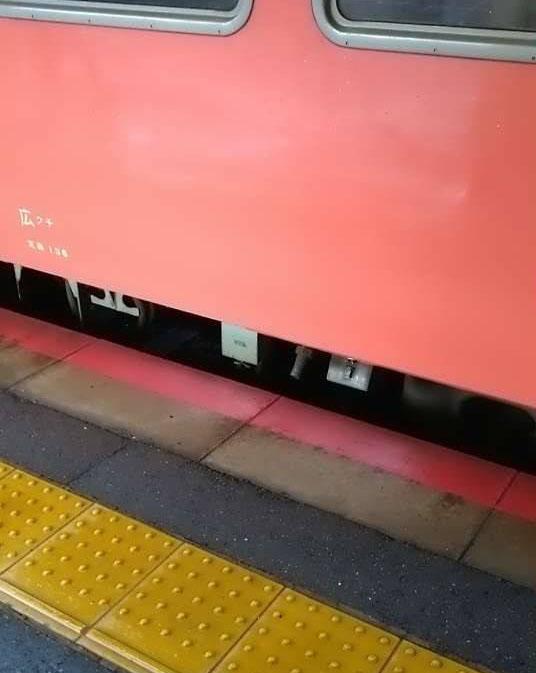
%> input picture train.jpg, 536 x 673 px
$ octave geometric_approach_RGB.m   (GNU Octave 9; MATLAB toolbox functions it lacks are replaced by stand-ins)
%> lines starting %> are read from the running program, lines starting %| are printed output that depends on the picture
% geometric approach in RGB color space
clear all;
close all;

%Read image file
%rgb=imread('flowers.jpg');
rgb=imread('train.jpg');
%> rgb is the input picture: size 673x536x3 uint8; mean R, G, B 166.3, 108.3, 91.1

PL=[5.4721, -1.1246, 0.0299];
PM=[-4.6419, 2.2925, -0.1932];
Xb=[-0.4229, 0.3271, 1.0514];
Xy=[1.6756, 0.7951, -0.1337];
e=[1,1,1];

figure; imshow(uint8(rgb),'Border','tight');
rgb = double(rgb);
%> rgb: size 673x536x3 double

[s1,s2,s3]=size(rgb);
%> s1 = 673; s2 = 536; s3 = 3
rgb = rgb./255;
m = size(rgb,1);
%> m = 673
n = size(rgb,2);
%> n = 536
rgb = reshape(rgb(:),m*n,3);
rgb = inv_gamma_srgb(rgb);
PaalbeS = P_srgb2aalbe_S(rgb);
PaalbeL = P_srgb2aalbe_L(rgb);
Paalbe=PaalbeL;
Paalbe(Paalbe(:,2)<0,:)=PaalbeS(Paalbe(:,2)<0,:);

PY=PaalbeL(:,2).*Xy+PaalbeL(:,3).*e;
PY(PaalbeL(:,2)<0,:)=Paalbe(PaalbeL(:,2)<0,2).*Xb+Paalbe(PaalbeL(:,2)<0,3).*e;

s=3;
rgb_Pe=s*Paalbe(:,1)*(PL+e)+PY;
rgb_Pe_Ptype=s*Paalbe(:,1)*(+e)+PY;
rgb_Pe=gamma_srgb(rgb_Pe);
rgb_Pe=reshape(rgb_Pe,m,n,3);
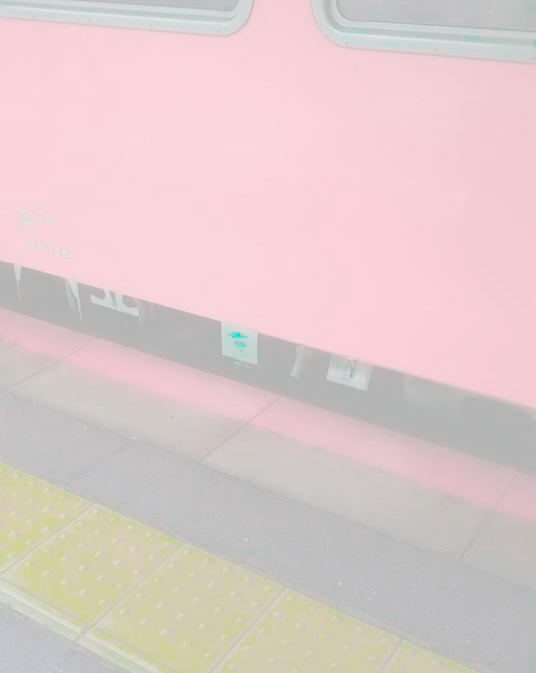
%> rgb_Pe: size 673x536x3 double; mean R, G, B 0.846, 0.453, 0.441; drawn with min black and max white
rgb_Pe_Ptype=gamma_srgb(rgb_Pe_Ptype);
rgb_Pe_Ptype=reshape(rgb_Pe_Ptype,m,n,3);
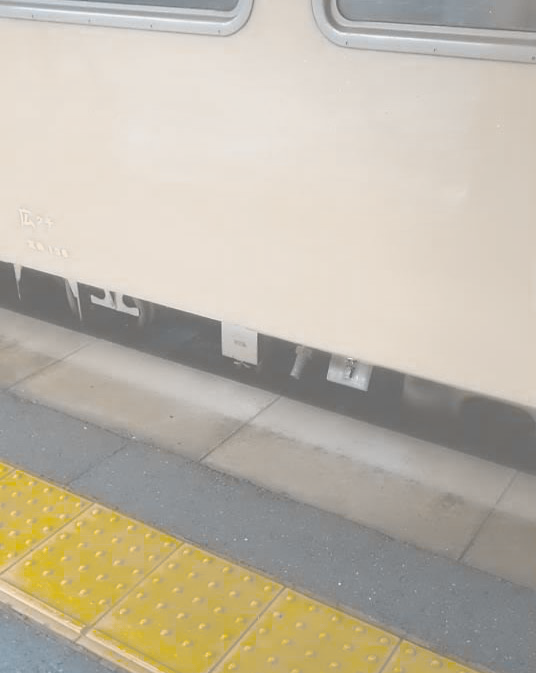
%> rgb_Pe_Ptype: size 673x536x3 double; mean R, G, B 0.603, 0.549, 0.439; drawn with min black and max white

DaalbeS = D_srgb2aalbe_S(rgb);
DaalbeL = D_srgb2aalbe_L(rgb);
Daalbe=DaalbeL;
Daalbe(Daalbe(:,2)<0,:)=DaalbeS(Daalbe(:,2)<0,:);

DY=DaalbeL(:,2).*Xy+DaalbeL(:,3).*e;
DY(DaalbeL(:,2)<0,:)=Daalbe(DaalbeL(:,2)<0,2).*Xb+Daalbe(DaalbeL(:,2)<0,3).*e;

rgb_De=s*Daalbe(:,1)*(PM-e)+DY;
rgb_De_Dtype=s*Daalbe(:,1)*(-e)+DY;
rgb_De=gamma_srgb(rgb_De);
rgb_De=reshape(rgb_De,m,n,3);
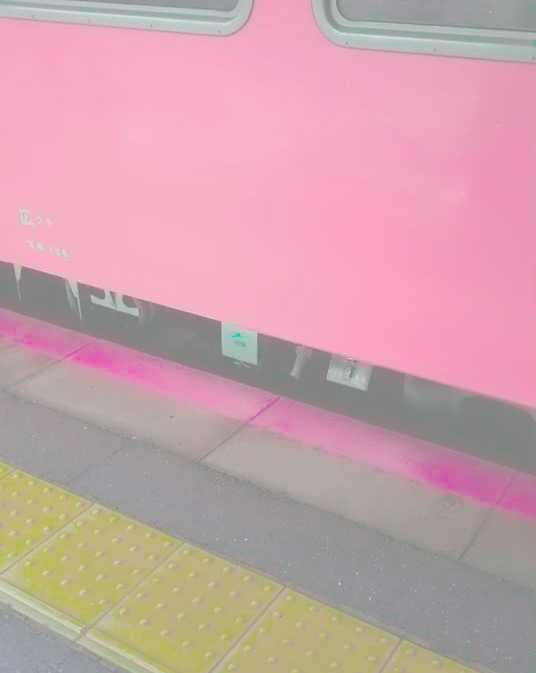
%> rgb_De: size 673x536x3 double; mean R, G, B 0.803, 0.356, 0.436; drawn with min black and max white
rgb_De_Dtype=gamma_srgb(rgb_De_Dtype);
rgb_De_Dtype=reshape(rgb_De_Dtype,m,n,3);

PY=gamma_srgb(PY);
rgb_Ptype=reshape(PY,m,n,3);
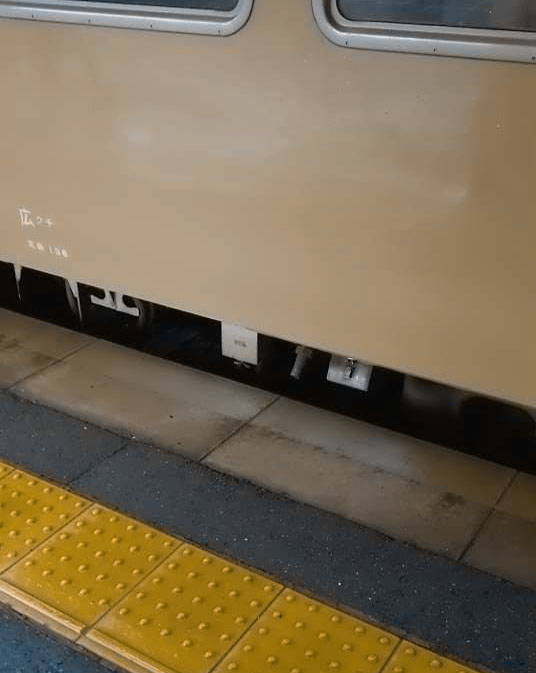
%> rgb_Ptype: size 673x536x3 double; mean R, G, B 0.53, 0.466, 0.356; drawn with min black and max white
DY=gamma_srgb(DY);
rgb_Dtype=reshape(DY,m,n,3);
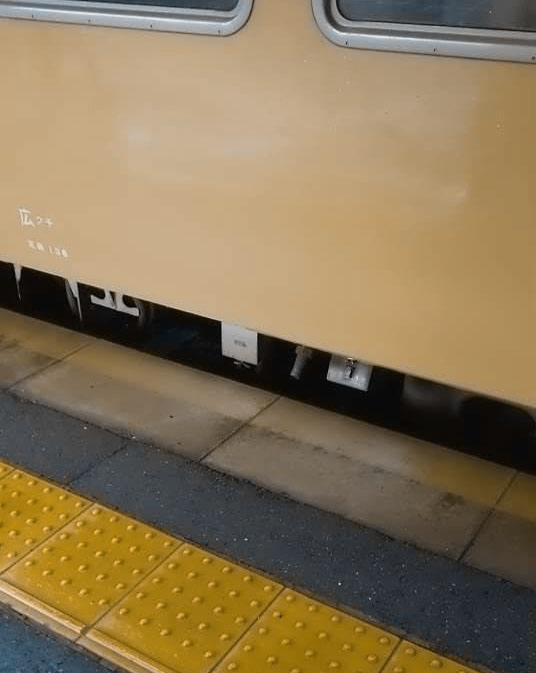
%> rgb_Dtype: size 673x536x3 double; mean R, G, B 0.572, 0.49, 0.351; drawn with min black and max white

figure; imshow(rgb_Ptype,'Border','tight');
figure; imshow(rgb_Dtype,'Border','tight');
figure; imshow(rgb_Pe,'Border','tight');
figure; imshow(rgb_De,'Border','tight');
%> after `imshow(rgb_De,'Border','tight')`:
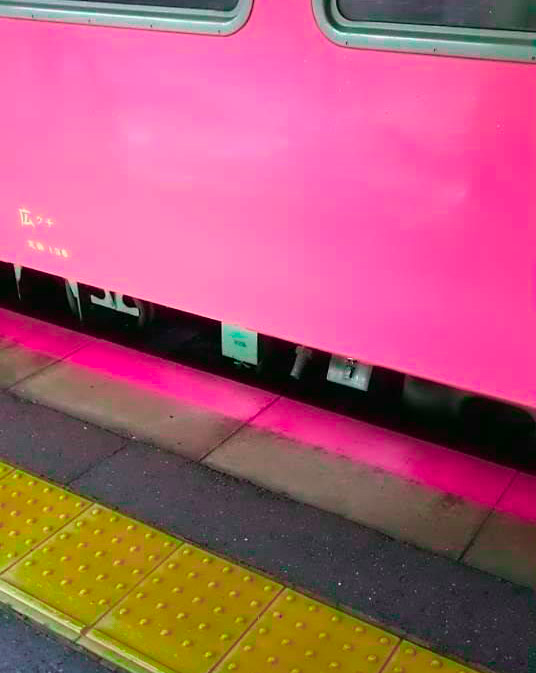
%> displayed picture: size 673x536x3, on the screen's scale of 0 to 255; mean R, G, B 174.9, 91.8, 113.7
figure; imshow(rgb_Pe_Ptype,'Border','tight');
%> after `imshow(rgb_Pe_Ptype,'Border','tight')`:
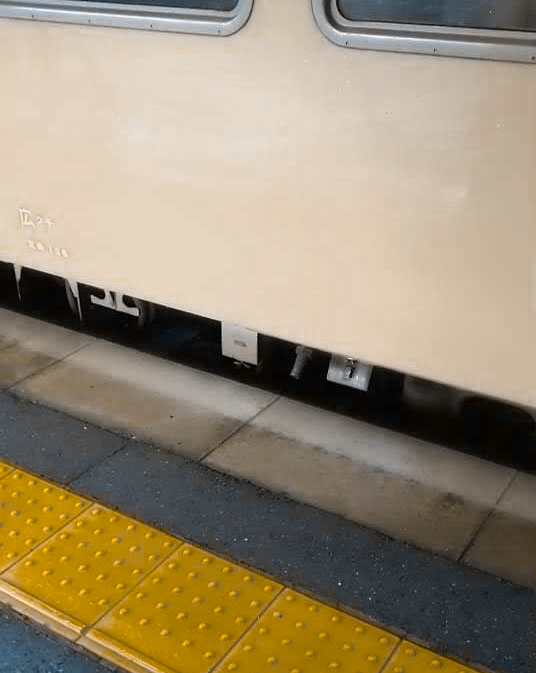
%> displayed picture: size 673x536x3, on the screen's scale of 0 to 255; mean R, G, B 153.8, 139.9, 114.9
figure; imshow(rgb_De_Dtype,'Border','tight');

function rgb_l = inv_gamma_srgb(rgb_n)
rgb=rgb_n;
rgb(rgb_n(:,1)<=0.04045,1)=rgb_n(rgb_n(:,1)<=0.04045,1)/12.92;
rgb(rgb_n(:,2)<=0.04045,2)=rgb_n(rgb_n(:,2)<=0.04045,2)/12.92;
rgb(rgb_n(:,3)<=0.04045,3)=rgb_n(rgb_n(:,3)<=0.04045,3)/12.92;
rgb(rgb_n(:,1)>0.04045,1)=((rgb_n(rgb_n(:,1)>0.04045,1)+0.055)/1.055).^2.4;
rgb(rgb_n(:,2)>0.04045,2)=((rgb_n(rgb_n(:,2)>0.04045,2)+0.055)/1.055).^2.4;
rgb(rgb_n(:,3)>0.04045,3)=((rgb_n(rgb_n(:,3)>0.04045,3)+0.055)/1.055).^2.4;
rgb_l=rgb;
end

function rgb_n = gamma_srgb(rgb_l)
rgb=rgb_l;
rgb(rgb_l(:,1)<=0.0031308,1)=12.92*rgb_l(rgb_l(:,1)<=0.0031308,1);
rgb(rgb_l(:,2)<=0.0031308,2)=12.92*rgb_l(rgb_l(:,2)<=0.0031308,2);
rgb(rgb_l(:,3)<=0.0031308,3)=12.92*rgb_l(rgb_l(:,3)<=0.0031308,3);
rgb(rgb_l(:,1)>0.0031308,1)=1.055*(rgb_l(rgb_l(:,1)>0.0031308,1)).^(1.0/2.4)-0.055;
rgb(rgb_l(:,2)>0.0031308,2)=1.055*(rgb_l(rgb_l(:,2)>0.0031308,2)).^(1.0/2.4)-0.055;
rgb(rgb_l(:,3)>0.0031308,3)=1.055*(rgb_l(rgb_l(:,3)>0.0031308,3)).^(1.0/2.4)-0.055;
rgb_n=rgb;
end

function PaalbeS = P_srgb2aalbe_S(rgb)
Prgb_to_aalbe_S=[5.4721,-0.4229,1;-1.1246,0.3271,1;0.0299,1.0514,1];
PaalbeS=(Prgb_to_aalbe_S\rgb')';
end

function PaalbeL = P_srgb2aalbe_L(rgb)
Prgb_to_aalbe_L=[5.4721,1.6756,1;-1.1246,0.7951,1;0.0299,-0.1337,1];
PaalbeL=(Prgb_to_aalbe_L\rgb')';
end

function DaalbeS = D_srgb2aalbe_S(rgb)
Drgb_to_aalbe_S=[-4.6419,-0.4229,1;2.2925,0.3271,1;-0.1932,1.0514,1];
DaalbeS=(Drgb_to_aalbe_S\rgb')';
end

function DaalbeL = D_srgb2aalbe_L(rgb)
Drgb_to_aalbe_L=[-4.6419,1.6756,1;2.2925,0.7951,1;-0.1932,-0.1337,1];
DaalbeL=(Drgb_to_aalbe_L\rgb')';
end

$ run again, with flowers.jpg copied over train.jpg
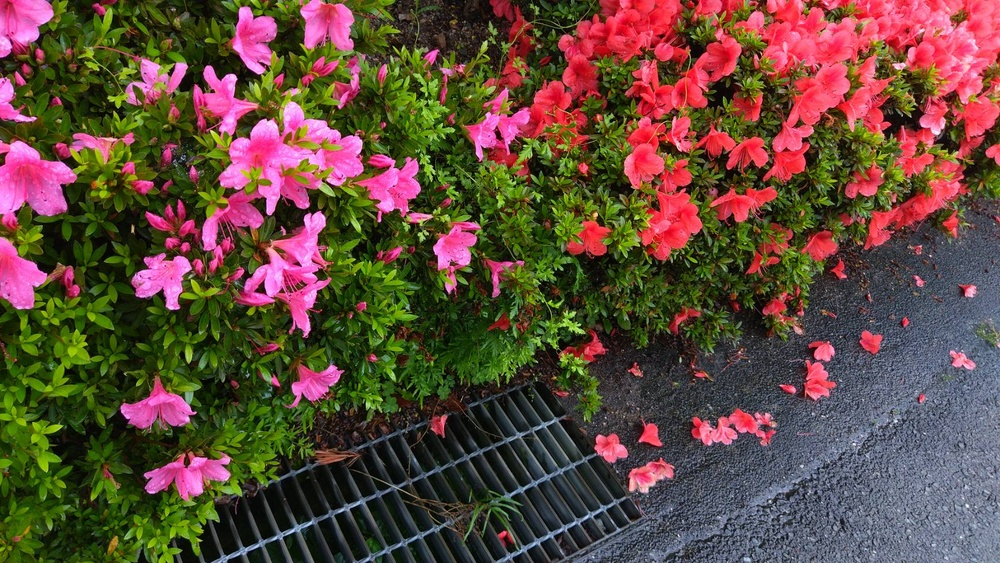
%> input picture flowers.jpg, 1000 x 563 px, shrunk from 1706 x 960 before the run
%> rgb is the input picture: size 563x1000x3 uint8; mean R, G, B 97.1, 73.1, 59.2
%> `rgb_Ptype=reshape(PY,m,n,3);`:
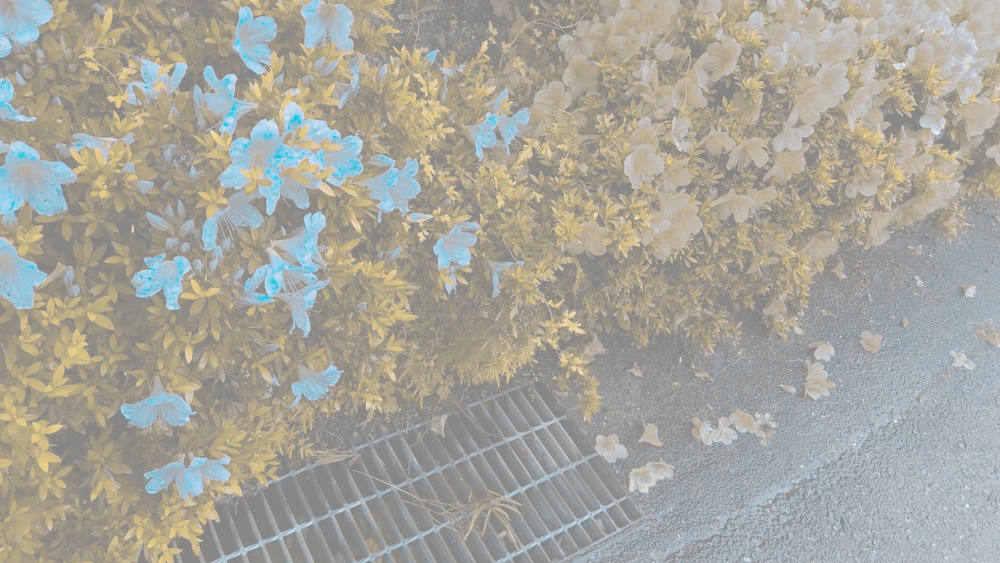
%> rgb_Ptype: size 563x1000x3 double; mean R, G, B 0.33, 0.314, 0.233; drawn with min black and max white
%> `imshow(rgb_Pe_Ptype,'Border','tight')`:
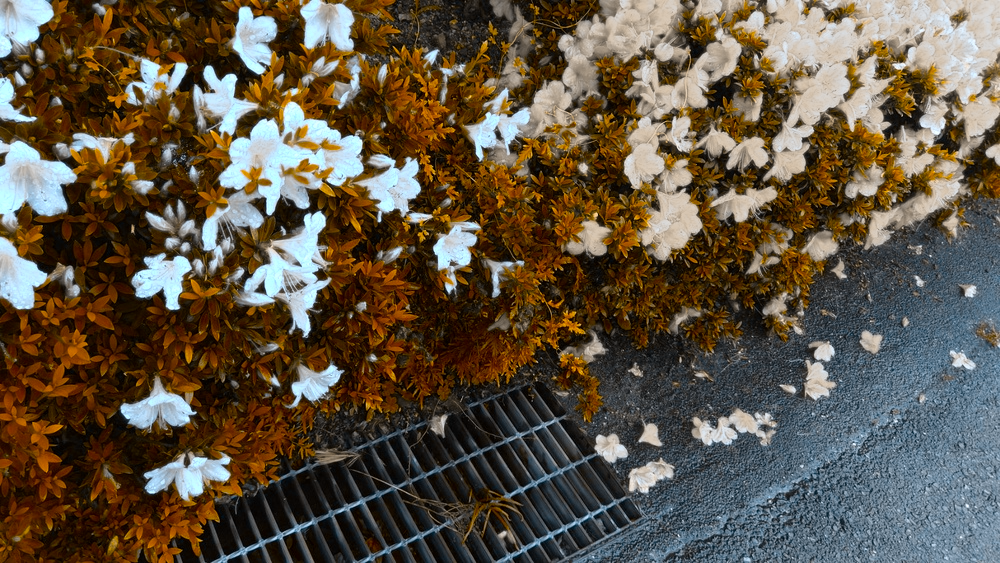
%> displayed picture: size 563x1000x3, on the screen's scale of 0 to 255; mean R, G, B 95.3, 84.2, 68.3
